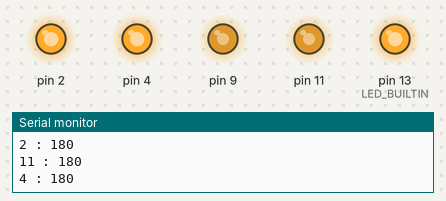
A sketch run on a simulated Arduino Uno, built with avr-gcc and run on an emulated ATmega328P. On the bench: output pins drawn as LEDs (lit = HIGH), the last lines printed to the serial monitor.

Above: at 0.1 s.
At 15.1 s:
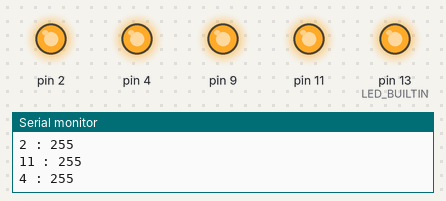
Timing chart, 0 to 16.6 s (numbered marks = the images above):
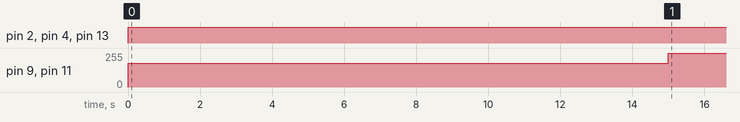

The sketch:

Nylon.ino
```cpp
char val1=' ';
char command;

class Finger {
  public:
    Finger(int _open_pos, int _close_pos, int _ID) {
      open_pos = _open_pos;
      close_pos = _close_pos;
      ID = _ID;
    };
    void set_position(int pos);
    int get_ID() {
      return ID;
    };
    int close_position() {
      return close_pos;
    };
    int open_position() {
      return open_pos;
    };
  private:
    int ID;
    int open_pos;
    int close_pos;
    bool is_pos_valid(int pos);
};


bool Finger::is_pos_valid(int pos) {
  if (open_pos < close_pos)
    return (pos >= open_pos && pos <= close_pos);
  if (open_pos > close_pos)
    return (pos >= close_pos && pos <= open_pos);
}

void Finger::set_position(int percent) {
  int pos = open_pos + percent * (close_pos - open_pos) / 100;
  Serial.print(ID);
  Serial.print(" : ");
  Serial.println(pos);
  if (!is_pos_valid(pos))
    return;
  analogWrite(ID,pos);
}


Finger thumb(180,255,4); //kham shdan
Finger index_finger(180,255,9);
Finger middle_finger(180,255,13);
Finger ring_finger(180,255,2);
Finger baby_finger(180,255,11);

void fist() {
  index_finger.set_position(100);
  middle_finger.set_position(100);
  ring_finger.set_position(100);
  baby_finger.set_position(100);
  thumb.set_position(100);
}

void rest() {
  index_finger.set_position(0);
  middle_finger.set_position(0);
  ring_finger.set_position(0);
  baby_finger.set_position(0);
  thumb.set_position(0);
}

void tripod() {
  index_finger.set_position(60);
  middle_finger.set_position(80);
  ring_finger.set_position(100);
  baby_finger.set_position(100);
  thumb.set_position(50);
}

void point() {
  index_finger.set_position(0);
  middle_finger.set_position(100);
  ring_finger.set_position(100);
  baby_finger.set_position(100);
  thumb.set_position(100);
}

void grasp() {
  //thumbC.set_position(60);
  //delay(1000);
  index_finger.set_position(70);
  middle_finger.set_position(70);
  ring_finger.set_position(70);
  baby_finger.set_position(70);
  thumb.set_position(80);
}

void hook() {
  index_finger.set_position(100);
  middle_finger.set_position(100);
  ring_finger.set_position(100);
  baby_finger.set_position(100);
  thumb.set_position(0);
}

void victory() {
  index_finger.set_position(0);
  middle_finger.set_position(0);
  ring_finger.set_position(100);
  baby_finger.set_position(100);
  thumb.set_position(100);
}

void hand_shake() {
  index_finger.set_position(0);
  middle_finger.set_position(20);
  ring_finger.set_position(60);
  baby_finger.set_position(100);
  //thumbC.set_position(0);
  thumb.set_position(100);
}

void precision_grip() {
  index_finger.set_position(100);
  //delay(500);
  middle_finger.set_position(0);
  ring_finger.set_position(0);
  baby_finger.set_position(0);
  //thumbC.set_position(65);
  thumb.set_position(85);

}

void get_EMG() {
  Serial.begin(9600);
  while (Serial.available() == 0) { //digitalWrite(LED_BUILTIN, HIGH);
  //delay(500);
  //digitalWrite(LED_BUILTIN, LOW);
  //delay(500);
  }
  if (Serial.available() > 0) {
    //digitalWrite(LED_BUILTIN, LOW);
    //delay(2000);
    //digitalWrite(LED_BUILTIN,HIGH);
    //delay(2000);
    val1 = Serial.read();
  }


  if (val1 == 'R') {
   // digitalWrite(LED_BUILTIN, HIGH);
    rest();
  }else if (val1 == 'F') {
    //digitalWrite(LED_BUILTIN, LOW);
    fist();
  }else if (val1 == 'P') {
    point();
  }else if(val1=='E'){
    grasp();
  }
  delay(200);
  Serial.flush();
  Serial.end();

}


void get_command() {
  command = Serial.read();
  if (command == 'r') {
    rest();
  } else if ( command == 'f') {
    fist();
  } else if (command == 'p') {
    point();
  } else if (command == 'g') {
    grasp();
  } else if (command == 'h') {
    hook();
  } else if (command == 'v') {
    victory();
  } else if (command == 's') {
    hand_shake();
  } else if (command == 'e') {
    precision_grip();
  }
}


void seq(){
    delay(3000);
    rest();
    delay(3000);
    point();
    grasp();
    delay(3000);
}


void setup()
{
  pinMode(LED_BUILTIN, OUTPUT);
  Serial.begin(9600);
}

void loop()
{

 //get_EMG();
 //get_command();

 rest();
 delay(15000);
 fist();
 delay(150000);

}
```

Measured:
- by itself, pin 2, pin 4, pin 13 (LED_BUILTIN): LOW → HIGH at 0.00 s
- by itself, pin 9, pin 11: 0/255 → 180/255 at 0.00 s, → 255/255 15.0 s later
